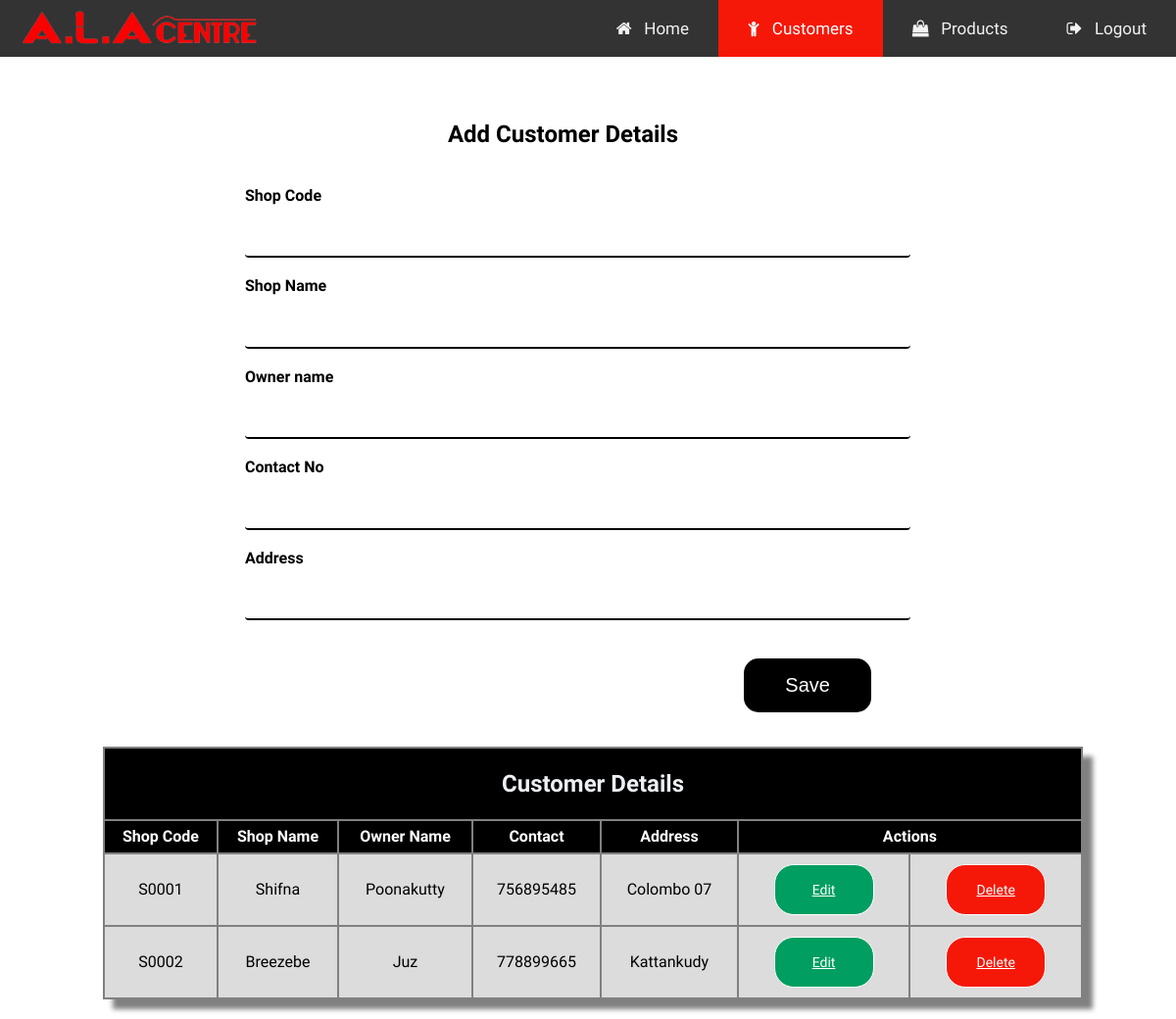
/customer.php, run on an earlier commit of the app's database.
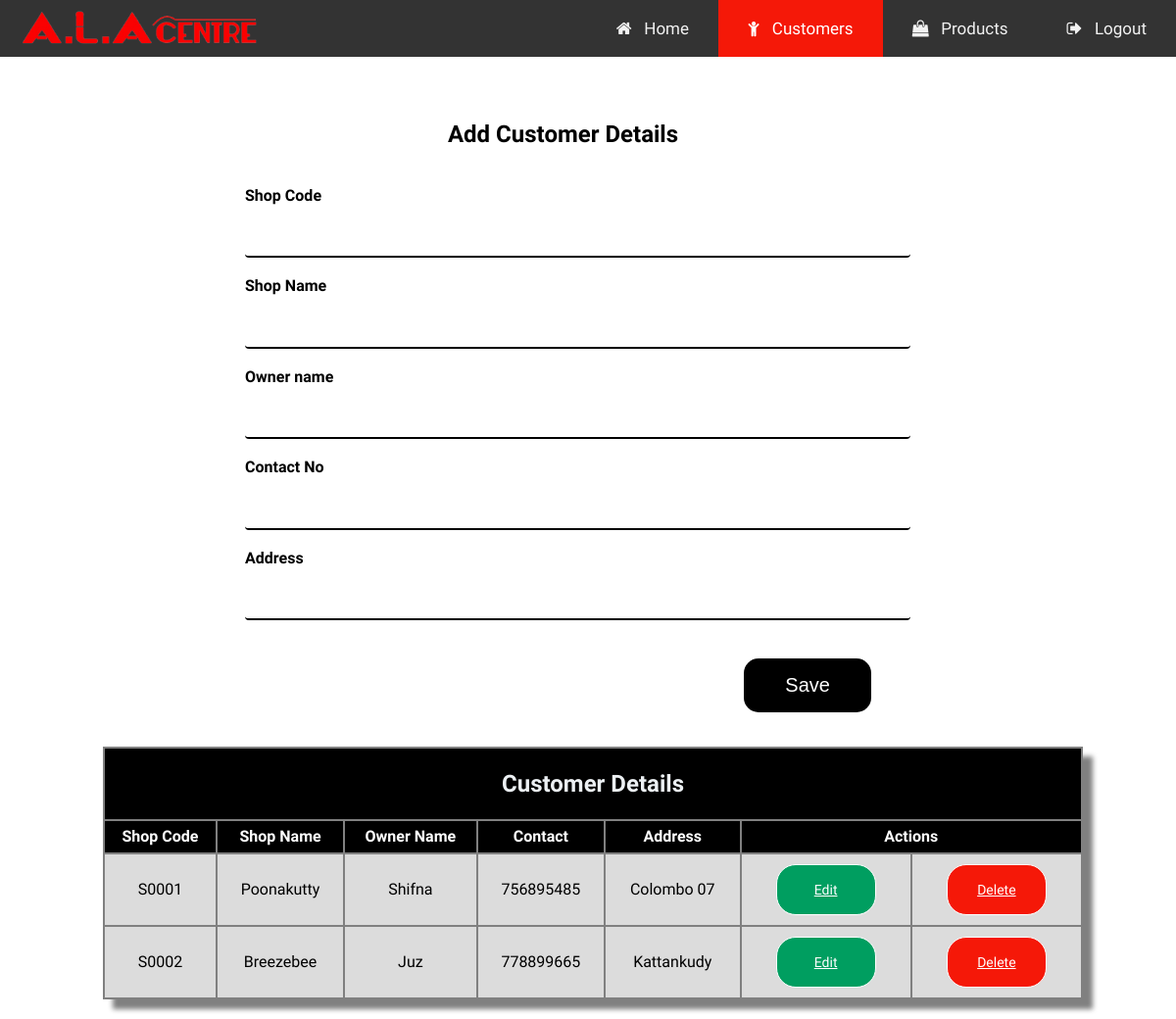
And on a later commit of the database.
### tables this page shows
CREATE TABLE `customers` (
  `shop_code` varchar(5) NOT NULL,
  `shop_name` varchar(40) NOT NULL,
  `owner` varchar(40) NOT NULL,
  `contact` int(40) NOT NULL,
  `address` varchar(40) NOT NULL
);

### customer_process.php (called while the page is built, shortened)
<?php
    $shop_code = "";
    $shop_name = "";
    $owner = "";
    $contact = "";
    $address = "";
    $edit_state = false;
    $db = mysqli_connect('localhost','root','','ala_center');
    $results = mysqli_query($db, "SELECT * FROM customers");
?>

### customer.php (the view, shortened to what this page needs)
<?php
include('customer_process.php');
?>
<!DOCTYPE html>
<html>
<head>
    <link rel="stylesheet" href="https://cdnjs.cloudflare.com/ajax/libs/font-awesome/4.7.0/css/font-awesome.min.css">
    <link rel="stylesheet" href="style/style.css">
    <link rel="stylesheet" href="style/form.css">
    <link rel="stylesheet" href="style/tablestyle.css">
</head>
<body>
    <div class="topnav" id="myTopnav">
        <img src="img/logo3.png" style="height:50px; float:left; position:relative; left:20px; top:5px;">
        <a href="logout.php"><i class="fa fa-sign-out" aria-hidden="true"></i> &#8287 Logout</a>
        <a href="product.php"><i class="fa fa-shopping-bag" aria-hidden="true"></i> &#8287 Products</a>
        <a href="customer.php" class="active"><i class="fa fa-child" aria-hidden="true"></i> &#8287 Customers</a>
        <a href="home.php"><i class="fa fa-home" aria-hidden="true"></i> &#8287 Home</a>
    </div>
    <div class="container">
    <div class="main">
        <div class="content">
        <form class="form" action="customer_process.php" method="POST" style="position:relative; top:15px; ">
            <h2 style="text-transform: capitalize; color:black;">Add Customer Details</h2><br>
            <div class="form-group">
                <label>Shop Code</label>
                <input class="form-control" type="text" name="shop_code" size="50" value="<?php echo $shop_code; ?>" required><br>
                <label>Shop Name</label>
                <input class="form-control" type="text" name="shop_name" size="50" value="<?php echo $shop_name; ?>"  required><br>
                <label>Owner name</label>
                <input class="form-control" type="text" name="owner" size="50" value="<?php echo $owner; ?>" required><br>
                <label>Contact No</label>
                <input class="form-control" type="text" name="contact" size="50" value="<?php echo $contact; ?>" required><br>
                <label>Address</label>
                <input class="form-control" type="text" name="address" size="50" value="<?php echo $address; ?>" required><br>
            </div>
            <?php if ($edit_state == false): ?>
            <button class="button" type="submit" name='save' value="Save">Save</button>
            <?php else: ?>
            <button class="button" type="submit" name='update' value="Update">Update</button>
            <?php endif ?>
        </form>
    </div>
</div>
<div class="tableview">
        <table class="table">
            <tr>
                <th colspan="7" style="background-color:black; color:white">
                    <h2>Customer Details</h2>
                </th>
            </tr>
            <tr style="background-color:black; color:white">
                <th>Shop Code</th>
                <th>Shop Name</th>
                <th>Owner Name</th>
                <th>Contact</th>
                <th>Address</th>
                <th colspan="2">Actions</th>
            </tr>
            <?php while ($row = mysqli_fetch_array($results)){ ?>
                <tr>
                <td><?php echo $row['shop_code'];?></td>
                <td><?php echo $row['shop_name'];?></td>
                <td><?php echo $row['owner'];?></td>
                <td><?php echo $row['contact'];?></td>
                <td><?php echo $row['address'];?></td>
                <td><a class="btn1" href="customer.php?edit=<?php echo $row['shop_code']; ?>"> Edit</a></td>
                <td><a class="btn" href="customer_process.php?del=<?php echo $row['shop_code']; ?> "> Delete</a></td>
            </tr>
            <?php } ?>
        </table>
    </div>
</body>
</html>

What changed in the data, as far as the page shows it:
changed customers "Poonakutty": shop_name "Shifna" → "Poonakutty"; owner "Poonakutty" → "Shifna"
changed customers "Juz": shop_name "Breezebe" → "Breezebee"
